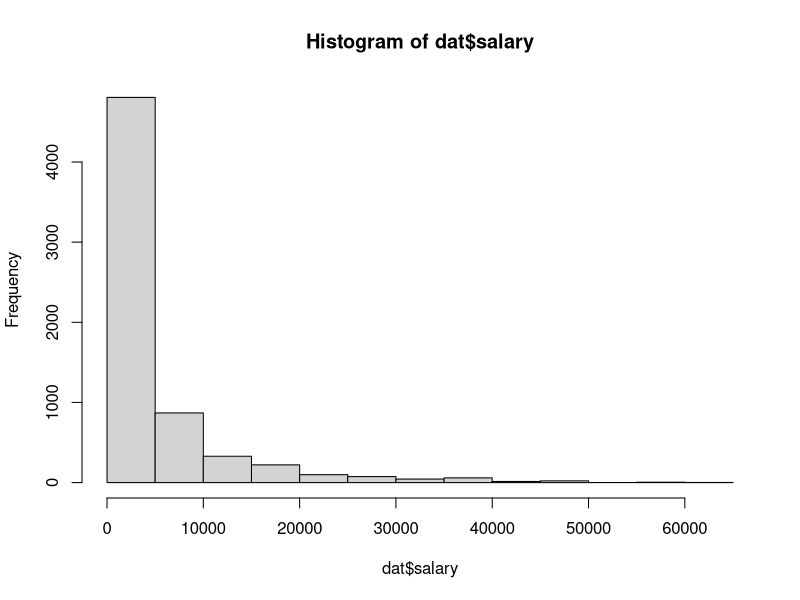
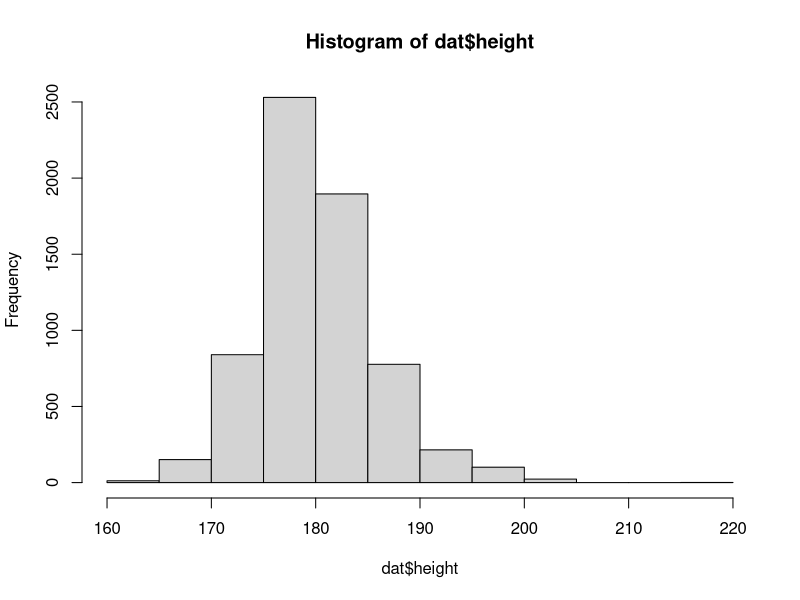
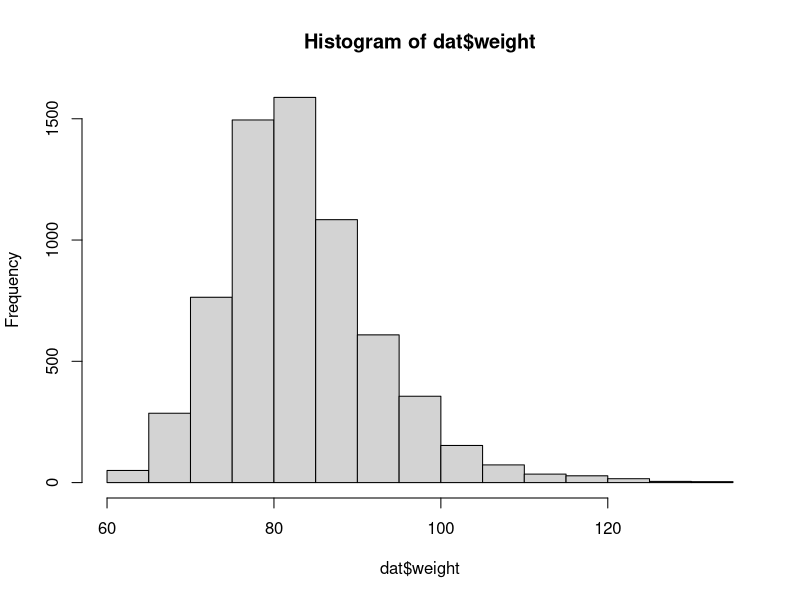
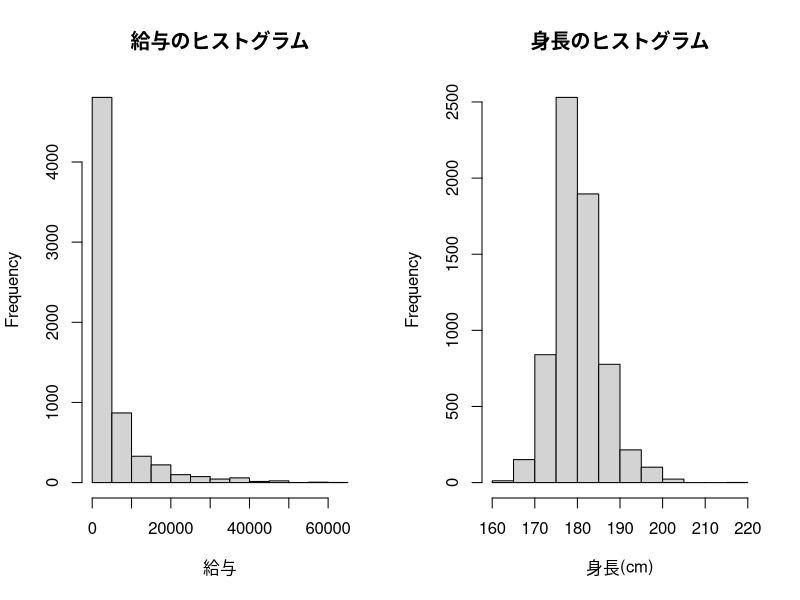
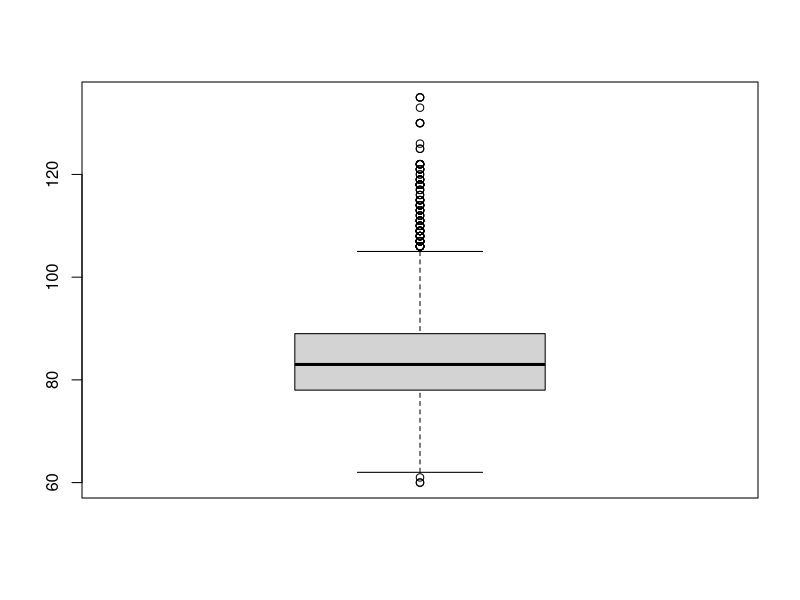

Write the R code that produced these figures, in order.
rm(list = ls())
dat <- read.csv("BaseballDecade.csv", na.strings = "NA")

str(dat)
head(dat)
summary(dat)
quantile(dat$salary)
quantile(dat$salary, probs = c(0.3, 0.75))
hist(dat$salary)
hist(dat$height)

hist(dat$weight)
# 2×1のレイアウトを設定（2行1列）
par(mfrow = c(1, 2)) # 1行2列に変更すると横に並びます

# 1つ目のヒストグラム
hist(dat$salary, main = "給与のヒストグラム", xlab = "給与")

# 2つ目のヒストグラム
hist(dat$height, main = "身長のヒストグラム", xlab = "身長(cm)")

par(mfrow = c(1, 1))
boxplot(dat$weight)

dat$position <- as.factor(dat$position)
table(dat$position)

library(tidyverse)
dat <- read_csv("BaseballDecade.csv", na = "NA")
dat.long <- dat %>%
  select(Year, Name, position) %>%
  rownames_to_column("ID") %>%
  pivot_longer(-ID) %>%
  print()

dat %>%
  select(Year, Name, position) %>%
  rownames_to_column("ID") %>%
  pivot_longer(-ID, names_to = "Variables", values_to = "Value")
